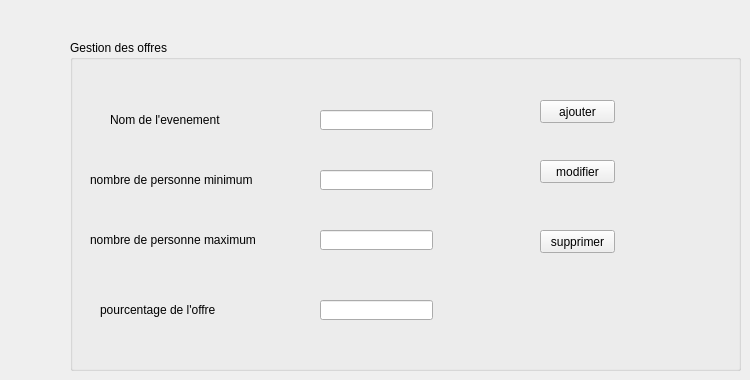
      <widget class="QWidget" name="gestion_offre">
       <attribute name="title">
        <string>gestion offres</string>
       </attribute>
       <widget class="QGroupBox" name="groupBox_5">
        <property name="geometry">
         <rect>
          <x>70</x>
          <y>40</y>
          <width>671</width>
          <height>331</height>
         </rect>
        </property>
        <property name="title">
         <string>Gestion des offres</string>
        </property>
        <widget class="QLineEdit" name="nom_5">
         <property name="geometry">
          <rect>
           <x>250</x>
           <y>70</y>
           <width>113</width>
           <height>20</height>
          </rect>
         </property>
        </widget>
        <widget class="QLabel" name="label_24">
         <property name="geometry">
          <rect>
           <x>40</x>
           <y>70</y>
           <width>171</width>
           <height>20</height>
          </rect>
         </property>
         <property name="text">
          <string>Nom de l'evenement</string>
         </property>
        </widget>
        <widget class="QLineEdit" name="nombreper_3">
         <property name="geometry">
          <rect>
           <x>250</x>
           <y>130</y>
           <width>113</width>
           <height>20</height>
          </rect>
         </property>
         <property name="maxLength">
          <number>1</number>
         </property>
        </widget>
        <widget class="QLabel" name="label_25">
         <property name="geometry">
          <rect>
           <x>20</x>
           <y>130</y>
           <width>211</width>
           <height>20</height>
          </rect>
         </property>
         <property name="text">
          <string>nombre de personne minimum</string>
         </property>
        </widget>
        <widget class="QPushButton" name="pushButton_12">
         <property name="geometry">
          <rect>
           <x>470</x>
           <y>190</y>
           <width>75</width>
           <height>23</height>
          </rect>
         </property>
         <property name="text">
          <string>supprimer</string>
         </property>
        </widget>
        <widget class="QPushButton" name="pushButton_11">
         <property name="geometry">
          <rect>
           <x>470</x>
           <y>120</y>
           <width>75</width>
           <height>23</height>
          </rect>
         </property>
         <property name="text">
          <string>modifier</string>
         </property>
        </widget>
        <widget class="QPushButton" name="pushButton_10">
         <property name="geometry">
          <rect>
           <x>470</x>
           <y>60</y>
           <width>75</width>
           <height>23</height>
          </rect>
         </property>
         <property name="text">
          <string>ajouter</string>
         </property>
        </widget>
        <widget class="QLabel" name="label_27">
         <property name="geometry">
          <rect>
           <x>20</x>
           <y>190</y>
           <width>211</width>
           <height>20</height>
          </rect>
         </property>
         <property name="text">
          <string>nombre de personne maximum</string>
         </property>
        </widget>
        <widget class="QLabel" name="label_26">
         <property name="geometry">
          <rect>
           <x>30</x>
           <y>260</y>
           <width>181</width>
           <height>20</height>
          </rect>
         </property>
         <property name="text">
          <string>pourcentage de l'offre</string>
         </property>
        </widget>
        <widget class="QLineEdit" name="pourcentage">
         <property name="geometry">
          <rect>
           <x>250</x>
           <y>260</y>
           <width>113</width>
           <height>20</height>
          </rect>
         </property>
         <property name="maxLength">
          <number>2</number>
         </property>
        </widget>
        <widget class="QLineEdit" name="nombreper_4">
         <property name="geometry">
          <rect>
           <x>250</x>
           <y>190</y>
           <width>113</width>
           <height>20</height>
          </rect>
         </property>
         <property name="maxLength">
          <number>1</number>
         </property>
        </widget>
       </widget>
      </widget>
